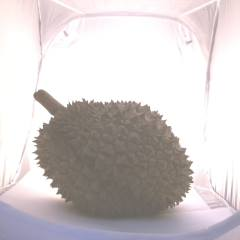
%> input picture 03_Working/DATA_ANALYSIS/TotalFile/durainpi.jpg, 240 x 240 px
$ octave AssignDay3.m   (GNU Octave 9; MATLAB toolbox functions it lacks are replaced by stand-ins)
%> lines starting %> are read from the running program, lines starting %| are printed output that depends on the picture; in (x1, y1, x2, y2) boxes, pixels count from 0 and x2, y2 are one past the last pixel; in counts of white or black regions, pixels touching at a corner belong together; the program's own positions count from 1
I = imread('durainpi.jpg');
%> I is the input picture: size 240x240x3 uint8; mean R, G, B 207.6, 201.4, 201.8


BW = im2bw(I,0.6);
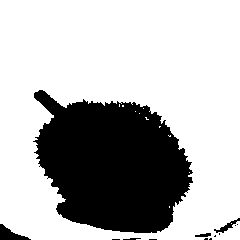
%> BW: size 240x240 logical; 71.2% white; 13 black regions (8 under 20 px), largest, box (x1, y1, x2, y2) and area: (33, 90, 193, 233) 16137, (0, 224, 31, 240) 238, (214, 218, 240, 233) 107, (195, 233, 211, 237) 45, (123, 238, 141, 240) 24
BW = not(BW);
BW_filled = imfill(BW,'holes');
%> BW_filled: size 240x240 logical; 28.8% white; 13 white regions (8 under 20 px), largest, box (x1, y1, x2, y2) and area: (33, 90, 193, 233) 16166, (0, 224, 31, 240) 238, (214, 218, 240, 233) 108, (195, 233, 211, 237) 45, (123, 238, 141, 240) 24
figure;
imshow(BW);


%% new method
I2 = imgaussfilt(I);
imgray2=rgb2gray(I2);
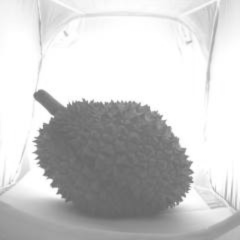
%> imgray2: size 240x240 uint8; min 99, max 255, mean 203.3


J = imnoise(imgray2,'salt & pepper',0.02);
imgray = medfilt2(J);

BW2 = bwareaopen(BW, 300);%ÅºÊÕ¢ÒÇ
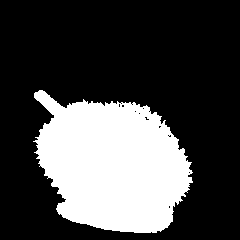
%> BW2: size 240x240 logical; 28% white; 1 white region, box (x1, y1, x2, y2) and area: (33, 90, 193, 233) 16137
figure;
imshow(BW2)

NumberOnRealWorld=1;
NumberOnPixel=3;
scallingPix=NumberOnRealWorld/NumberOnPixel;

%% Find Volume
[heigh,wide,z1] = size(BW2);
%> heigh = 240; wide = 240; z1 = 1
valArea = 1:wide;
%> valArea = 240 values from 1 to 240
valR = 1:wide;
%> valR = 240 values from 1 to 240
valRFalse = 1:wide;
%> valRFalse = 240 values from 1 to 240
volume = 0;
checkFirstCol = 0;
firstCol  = 0;
checkLastCol = 0;
lastCol  = 0;
minRow = heigh;
%> minRow = 240
maxRow = 0;


for col=1:wide
    countPixel = 0;
   for row=1:heigh
       if BW2(row,col) == 1
            countPixel = countPixel +1 ;
            if checkFirstCol == 0
                checkFirstCol = 1;
                firstCol = col;
            end
            if maxRow < row
                maxRow = row;
            end
            if minRow > row
                minRow = row;
            end
       end
   end
   if countPixel < 120  && checkFirstCol == 1 && checkLastCol == 0 && col > firstCol + 90
       checkLastCol = 1;
       lastCol = col;
   end
    r = countPixel/2.0;
    realR = r*scallingPix;
    area = 3.14*realR*realR*scallingPix;
    valRFalse(col) = r;
    valR(col) = realR;
    valArea(col) = area;
    if countPixel > 100
        volume = volume + area;
    end

end
%> this loop made 240 passes
%> (r, realR, area, volume) on pass 60: (51, 17, 302.5, 302.5)
%> (r, realR, area) on passes 39 to 44: (16, 5.33, 29.77), (21, 7, 51.29), (25, 8.33, 72.69), (26, 8.67, 78.62), (27, 9, 84.78), (29, 9.67, 97.81)
%> after the loop, checkFirstCol = 1; checkLastCol = 1; firstCol = 34; lastCol = 152; maxRow = 233; minRow = 91; valArea = 240 values, max 498.9 at index 135, min 0 at index 1, mean 220.7; valR = 240 values, max 21.83 at index 135, min 0 at index 1, mean 11.21; valRFalse = 240 values, max 65.5 at index 135, min 0 at index 1, mean 33.62; volume = 46900.8

txt = fprintf('\n Area = %.2f cm^3 \n', volume);
%|  Area = 46900.81 cm^3
%> txt = 24

widthDurian = (maxRow - minRow) * scallingPix
%> widthDurian = 47.33
heightDurian = (lastCol - firstCol) * scallingPix
%> heightDurian = 39.33
ratio=heightDurian/widthDurian
%> ratio = 0.831

$ run again, with 03_Working/DATA_ANALYSIS/TotalFile/duraincount2.jpg copied over 03_Working/DATA_ANALYSIS/TotalFile/durainpi.jpg
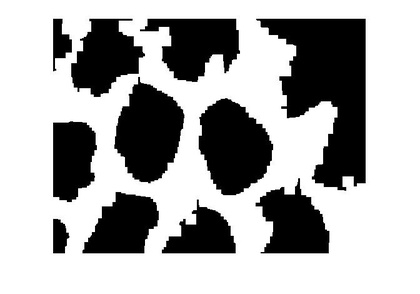
%> input picture 03_Working/DATA_ANALYSIS/TotalFile/duraincount2.jpg, 420 x 294 px, shrunk from 672 x 470 before the run
%> I is the input picture: size 294x420x3 uint8; min 0, max 255, mean 171
%> `BW = im2bw(I,0.6);`:
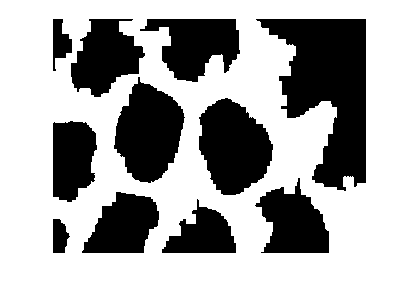
%> BW: size 294x420 logical; 66.9% white; 11 black regions, largest, box (x1, y1, x2, y2) and area: (256, 19, 366, 191) 10531, (199, 98, 273, 195) 5091, (114, 77, 185, 183) 4970
%> `J = imnoise(imgray2,'salt & pepper',0.02);`:
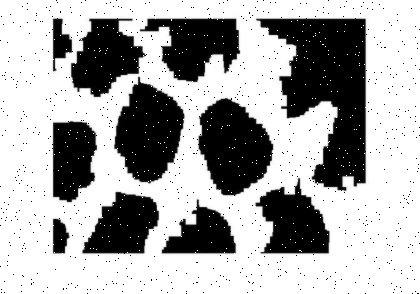
%> J: size 294x420 uint8; min 0, max 255, mean 170.1
%> the loop `for col=1:wide` made 420 passes
%> (r, realR, area, volume) on passes 54 to 60: (80, 26.67, 744.3, 744.3), (80.5, 26.83, 753.6, 1497.9), (74.5, 24.83, 645.5, 2143.4), (73.5, 24.5, 628.3, 2771.7), (73.5, 24.5, 628.3, 3399.9), (73.5, 24.5, 628.3, 4028.2), (75, 25, 654.2, 4682.4)
%> after the loop `for col=1:wide`: checkFirstCol = 1; firstCol = 54; lastCol = 158; maxRow = 253; minRow = 20; valArea = 420 values, max 1038.6 at index 134, min 0 at index 1, mean 391.4; valR = 420 values, max 31.5 at index 134, min 0 at index 1, mean 16.23; valRFalse = 420 values, max 94.5 at index 134, min 0 at index 1, mean 48.7; volume = 151533.6
%|  Area = 151533.58 cm^3
%> txt = 25
%> widthDurian = 77.67
%> heightDurian = 34.67
%> ratio = 0.446
